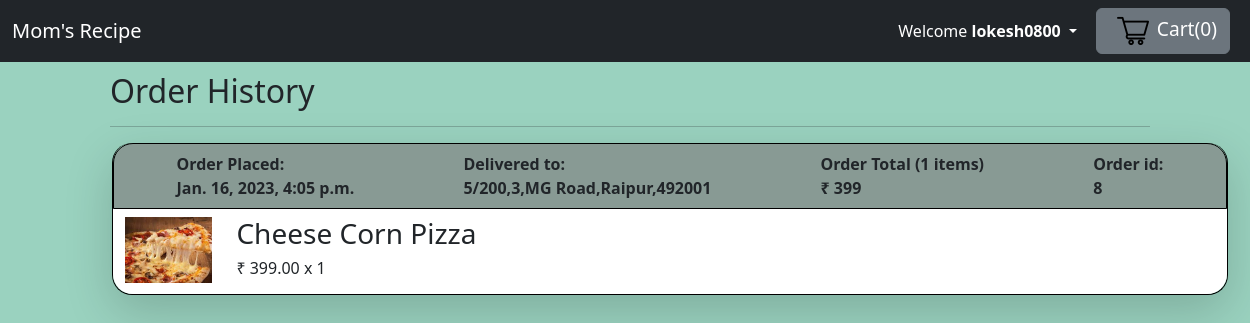
The app's page /order (signed in), older data.
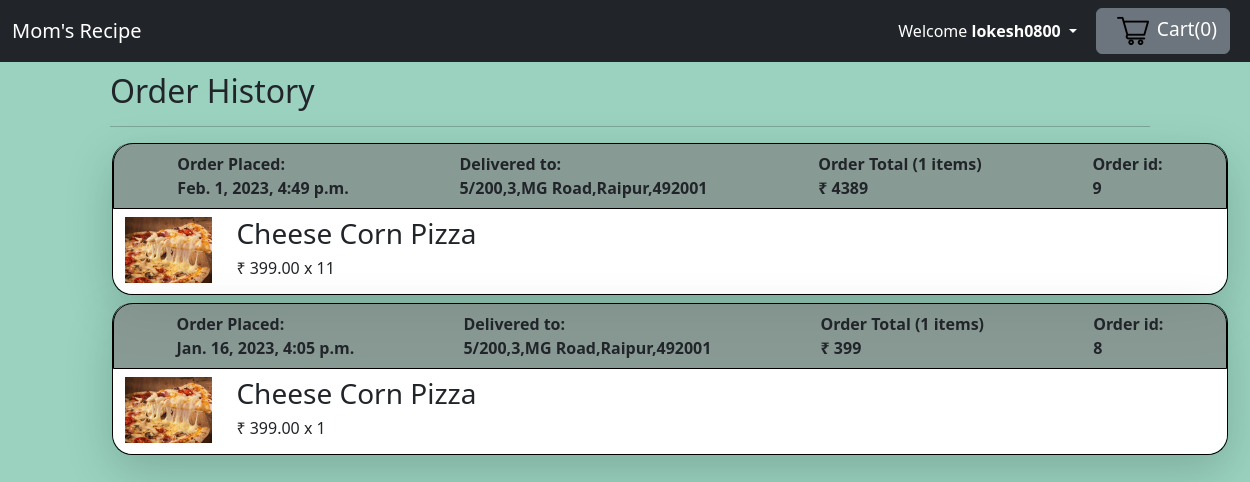
The same page, newer data.
### zapp/models.py (models this page shows)
class Order(models.Model):
    datetime = models.DateTimeField(default=datetime.datetime.now,null=True)
    orderid = models.AutoField(primary_key=True)
    username = models.ForeignKey(User,null=True,on_delete=models.SET_NULL)
    useraddress = models.CharField(null=True,max_length = 1000)
    items = models.CharField(null=True,max_length = 5000)
    totalprice = models.CharField(null=True,max_length = 100)

### zapp/views.py (the view)
# urls.py: path('order',views.orderpage,name='orderpage'),
@login_required(login_url='home')
def orderpage(request):
    myuser = request.user.get_username()
    userobj = User.objects.get(phone_number=myuser)
    myorder = Order.objects.filter(username=userobj).order_by('-datetime').values('datetime','useraddress','orderid','totalprice')
    orderitem = Order.objects.filter(username=userobj).order_by('-datetime').values('items')
    ord = (len(orderitem))
    for i in orderitem:
        for j in i:
            i[j] = (eval(i[j]))
    items = zip(myorder,orderitem)
    return render(request,'orderpage.html',{'myorder':items,'len':ord})

### zapp/models.py (called while the page is built)
    def __str__(self):
        return (self.username)

### templates/orderpage.html (shortened to what this page needs)
<!DOCTYPE html>
<html lang="en">
<head>
  <link rel="stylesheet" href="/static/bootstrap.min.css" />
</head>
<body style="background-color:rgba(36, 158, 116, 0.458) ;">
  <nav class="navbar navbar-expand-lg navbar-dark bg-dark ">
    <div class="container-fluid">
      <a class="navbar-brand home" href="userpage" >Mom's Recipe</a>
      <div class="collapse navbar-collapse" style="position:absolute;right:100px" id="navbarSupportedContent">
        <div class="dropdown" style="padding:0px 50px 0px 10px; margin-right:10px;">
          <button style="color:White;" class="btn  dropdown-toggle" type="button" id="dropdownMenuButton" data-toggle="dropdown" aria-haspopup="true" aria-expanded="false">
            Welcome <strong id="uname">{{user}}</strong>
          </button>
        </div>
      </div>
      <button type="button" class="btn btn-secondary mx-2 cartbtn"  id="popcart" data-container="body" data-toggle="popover" data-placement="bottom" data-html="true">
        <span style="font-size: 1.2rem;"><span class="mx-2"><img src="/media/items/logo/shopping-cart (1).png" alt="" ></span>Cart(<span id="cart{{user}}" name="cart">0</span>)</span>
      </button>
    </div>
  </nav>
<div style="margin: 10px 100px 0px 110px">
<h2>Order History</h2>
<hr>
</div>
{% if len %}
<div class="container" style="margin: 10px 100px 0px 100px">
{% for key,value in myorder %}
<div class="my-2 shadow-lg"  style="border-top:0px;border-right:1px solid black;border-bottom:1px solid black;border-left:1px solid black;border-radius:20px 20px 20px 20px">
  <div class="p-2" style=" width: 100%; border:1px solid black;background-color:rgba(128, 128, 128, 0.686);border-radius:20px 20px 0px 0px">
    <div style="display: flex; flex-direction: row; justify-content: space-around; align-content: stretch;">
      <b>
        <span>
          Order Placed:
          <br>
          {{key.datetime}}
        </span>
      </b>
      <b>
      <span>
        Delivered to:
        <br>
        {{key.useraddress}}
      </span>
      </b>
      <b>
        <span>
          Order Total ({{value.items | length}} items)
          <br>
          &#8377 {{key.totalprice}}
        </span>
      </b>
      <b>
        <span>
          Order id:
          <br>
          {{key.orderid}}
        </span>
      </b>
    </div>
  </div>
<div style="background-color:white; border-radius:0px 0px 20px 20px">
{% for a,b in value.items.items %}
<div class='row m-0 pt-2 pb-2'>
  <div class='col col-sm-2' style="width:10% ;">
    <img src="{{b.4}}" width='100%' alt='...' />
       </div>
  <div class='col '>
    <h3 id='name'> {{b.1}} </h3>
    <h6>&#8377 {{b.2}} x {{b.0}}
    </div>
  </div>
  {% endfor %}
  </div>
</div>
  {% endfor %}
</div>
{% else %}
<div style="text-align: center;">
  <h1>No previous order to show</h1>
</div>
{% endif %}
</body>
</html>

Row changes from the older to the newer data that the page shows:
added Order: datetime "Feb. 1, 2023, 4:49 p.m.", useraddress "5/200,3,MG Road,Raipur,492001", items|length "1", totalprice "4389", orderid "9", b "Cheese Corn Pizza", b "399.00", b "11"
